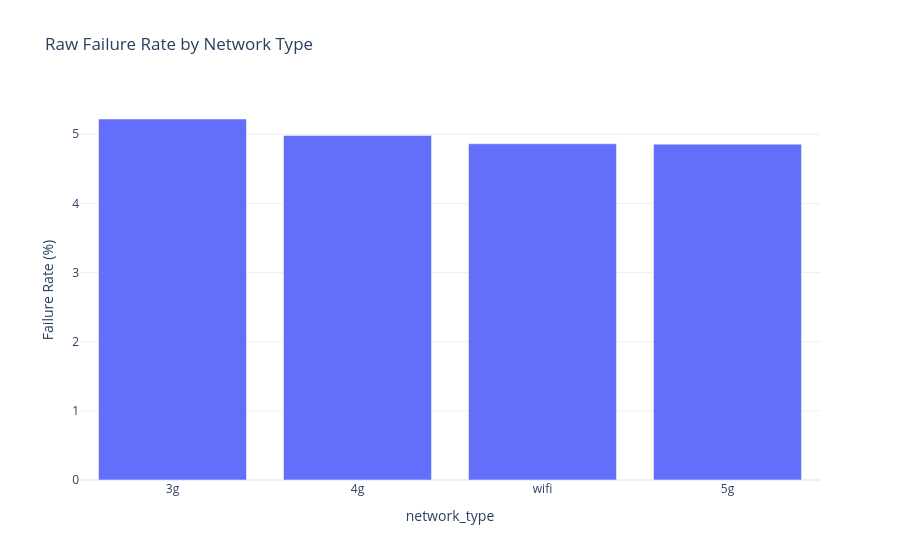

Notebook code for this chart:
### Markdown cell above
## 3. Network Impact

**Question:** Does network type affect failure rate?

**Hypothesis:** Lower-quality networks will show higher failure rates than faster connections.

**Raw vs Aggregated Comparison:**
- **Raw chart:** Groups every transaction by network_type column and computes failure rate from individual records
- **Aggregated chart:** Pre-grouped failure rates by network_type from the summary table
- If rates match, network_type coding is consistent between datasets; if they diverge, check for data type mismatches or missing network classifications

### Code cell
network_raw = summarize_raw(raw_df, "network_type") if "network_type" in raw_df.columns else pd.DataFrame()
network_agg = summarize_agg(agg_df, "network_type") if "network_type" in agg_df.columns else pd.DataFrame()

if len(network_raw):
    fig_network_raw = px.bar(network_raw.sort_values("failure_rate", ascending=False), x="network_type", y="failure_rate", title="Raw Failure Rate by Network Type")
    fig_network_raw.update_yaxes(title="Failure Rate (%)")
    fig_network_raw.show()

if len(network_agg):
    fig_network_agg = px.bar(network_agg.sort_values("failure_rate", ascending=False), x="network_type", y="failure_rate", title="Aggregated Failure Rate by Network Type")
    fig_network_agg.update_yaxes(title="Failure Rate (%)")
    fig_network_agg.show()

if len(network_raw):
    contingency = contingency_from_raw(raw_df, "network_type")
    chi2, p_value = chi_square_test(contingency)
    print(f"Chi-square p-value for network-type difference: {p_value:.6f}")

### Figure 1 — Plotly figure (JSON) as saved in the notebook; plotly's stock layout.template omitted (floating-point values rounded to 4 significant figures)
{"data": [{"hovertemplate": "network_type=%{x}<br>failure_rate=%{y}<extra></extra>", "legendgroup": "", "marker": {"color": "#636efa", "pattern": {"shape": ""}}, "name": "", "orientation": "v", "showlegend": false, "textposition": "auto", "type": "bar", "x": ["3g", "4g", "wifi", "5g"], "xaxis": "x", "y": [5.22, 4.982, 4.862, 4.856], "yaxis": "y"}], "layout": {"barmode": "relative", "legend": {"tracegroupgap": 0}, "title": {"text": "Raw Failure Rate by Network Type"}, "xaxis": {"anchor": "y", "domain": [0, 1], "title": {"text": "network_type"}}, "yaxis": {"anchor": "x", "domain": [0, 1], "title": {"text": "Failure Rate (%)"}}}}
